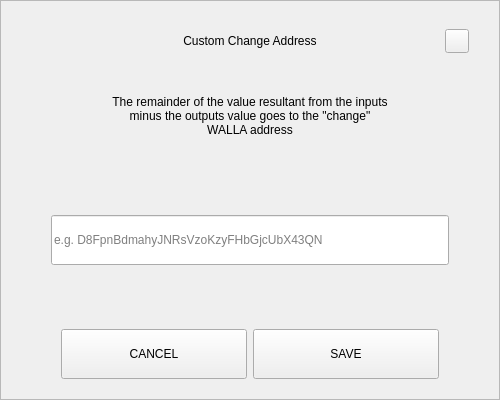
<?xml version="1.0" encoding="UTF-8"?>
<ui version="4.0">
 <class>SendChangeAddressDialog</class>
 <widget class="QDialog" name="SendChangeAddressDialog">
  <property name="geometry">
   <rect>
    <x>0</x>
    <y>0</y>
    <width>500</width>
    <height>400</height>
   </rect>
  </property>
  <property name="windowTitle">
   <string>Dialog</string>
  </property>
  <layout class="QVBoxLayout" name="verticalLayout">
   <property name="spacing">
    <number>0</number>
   </property>
   <property name="leftMargin">
    <number>0</number>
   </property>
   <property name="topMargin">
    <number>0</number>
   </property>
   <property name="rightMargin">
    <number>0</number>
   </property>
   <property name="bottomMargin">
    <number>0</number>
   </property>
   <item>
    <widget class="QFrame" name="frame">
     <property name="styleSheet">
      <string notr="true"/>
     </property>
     <property name="frameShape">
      <enum>QFrame::StyledPanel</enum>
     </property>
     <property name="frameShadow">
      <enum>QFrame::Raised</enum>
     </property>
     <layout class="QVBoxLayout" name="verticalLayout_2" stretch="0,0,0,0,0,0,0">
      <property name="spacing">
       <number>0</number>
      </property>
      <property name="leftMargin">
       <number>30</number>
      </property>
      <property name="topMargin">
       <number>20</number>
      </property>
      <property name="rightMargin">
       <number>30</number>
      </property>
      <property name="bottomMargin">
       <number>20</number>
      </property>
      <item>
       <layout class="QHBoxLayout" name="horizontalLayout_3">
        <property name="spacing">
         <number>0</number>
        </property>
        <item>
         <spacer name="horizontalSpacer_2">
          <property name="orientation">
           <enum>Qt::Horizontal</enum>
          </property>
          <property name="sizeHint" stdset="0">
           <size>
            <width>40</width>
            <height>20</height>
           </size>
          </property>
         </spacer>
        </item>
        <item>
         <widget class="QLabel" name="labelTitle">
          <property name="minimumSize">
           <size>
            <width>0</width>
            <height>40</height>
           </size>
          </property>
          <property name="maximumSize">
           <size>
            <width>16777215</width>
            <height>40</height>
           </size>
          </property>
          <property name="styleSheet">
           <string notr="true">padding-left:24px;</string>
          </property>
          <property name="text">
           <string>Custom Change Address</string>
          </property>
          <property name="alignment">
           <set>Qt::AlignCenter</set>
          </property>
          <property name="margin">
           <number>7</number>
          </property>
         </widget>
        </item>
        <item>
         <spacer name="horizontalSpacer">
          <property name="orientation">
           <enum>Qt::Horizontal</enum>
          </property>
          <property name="sizeHint" stdset="0">
           <size>
            <width>40</width>
            <height>20</height>
           </size>
          </property>
         </spacer>
        </item>
        <item>
         <widget class="QPushButton" name="btnEsc">
          <property name="minimumSize">
           <size>
            <width>24</width>
            <height>24</height>
           </size>
          </property>
          <property name="maximumSize">
           <size>
            <width>24</width>
            <height>24</height>
           </size>
          </property>
          <property name="focusPolicy">
           <enum>Qt::NoFocus</enum>
          </property>
          <property name="text">
           <string/>
          </property>
         </widget>
        </item>
       </layout>
      </item>
      <item>
       <spacer name="verticalSpacer_2">
        <property name="orientation">
         <enum>Qt::Vertical</enum>
        </property>
        <property name="sizeType">
         <enum>QSizePolicy::Fixed</enum>
        </property>
        <property name="sizeHint" stdset="0">
         <size>
          <width>20</width>
          <height>20</height>
         </size>
        </property>
       </spacer>
      </item>
      <item alignment="Qt::AlignHCenter">
       <widget class="QLabel" name="labelMessage">
        <property name="minimumSize">
         <size>
          <width>0</width>
          <height>70</height>
         </size>
        </property>
        <property name="text">
         <string>The remainder of the value resultant from the inputs minus the outputs value goes to the &quot;change&quot; WALLA address</string>
        </property>
        <property name="alignment">
         <set>Qt::AlignCenter</set>
        </property>
        <property name="wordWrap">
         <bool>true</bool>
        </property>
       </widget>
      </item>
      <item>
       <spacer name="verticalSpacer_3">
        <property name="orientation">
         <enum>Qt::Vertical</enum>
        </property>
        <property name="sizeHint" stdset="0">
         <size>
          <width>20</width>
          <height>40</height>
         </size>
        </property>
       </spacer>
      </item>
      <item>
       <layout class="QHBoxLayout" name="horizontalLayout_2">
        <property name="spacing">
         <number>0</number>
        </property>
        <property name="leftMargin">
         <number>20</number>
        </property>
        <property name="rightMargin">
         <number>20</number>
        </property>
        <item>
         <widget class="QLineEdit" name="lineEditAddress">
          <property name="minimumSize">
           <size>
            <width>0</width>
            <height>50</height>
           </size>
          </property>
          <property name="placeholderText">
           <string notr="true">e.g. D8FpnBdmahyJNRsVzoKzyFHbGjcUbX43QN</string>
          </property>
         </widget>
        </item>
       </layout>
      </item>
      <item>
       <spacer name="verticalSpacer">
        <property name="orientation">
         <enum>Qt::Vertical</enum>
        </property>
        <property name="sizeHint" stdset="0">
         <size>
          <width>20</width>
          <height>40</height>
         </size>
        </property>
       </spacer>
      </item>
      <item>
       <layout class="QHBoxLayout" name="horizontalLayout" stretch="2,2">
        <property name="spacing">
         <number>6</number>
        </property>
        <property name="leftMargin">
         <number>30</number>
        </property>
        <property name="rightMargin">
         <number>30</number>
        </property>
        <item>
         <widget class="QPushButton" name="btnCancel">
          <property name="minimumSize">
           <size>
            <width>180</width>
            <height>50</height>
           </size>
          </property>
          <property name="focusPolicy">
           <enum>Qt::NoFocus</enum>
          </property>
          <property name="text">
           <string>CANCEL</string>
          </property>
         </widget>
        </item>
        <item>
         <widget class="QPushButton" name="btnSave">
          <property name="minimumSize">
           <size>
            <width>180</width>
            <height>50</height>
           </size>
          </property>
          <property name="focusPolicy">
           <enum>Qt::NoFocus</enum>
          </property>
          <property name="text">
           <string>SAVE</string>
          </property>
         </widget>
        </item>
       </layout>
      </item>
     </layout>
    </widget>
   </item>
  </layout>
 </widget>
 <resources/>
 <connections/>
</ui>
